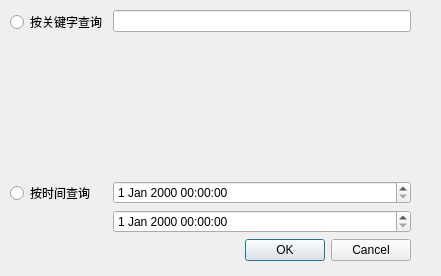
<?xml version="1.0" encoding="UTF-8"?>
<ui version="4.0">
 <class>findDialog</class>
 <widget class="QDialog" name="findDialog">
  <property name="geometry">
   <rect>
    <x>0</x>
    <y>0</y>
    <width>441</width>
    <height>276</height>
   </rect>
  </property>
  <property name="windowTitle">
   <string>Dialog</string>
  </property>
  <widget class="QWidget" name="verticalLayoutWidget_2">
   <property name="geometry">
    <rect>
     <x>10</x>
     <y>10</y>
     <width>401</width>
     <height>251</height>
    </rect>
   </property>
   <layout class="QVBoxLayout" name="verticalLayout_2">
    <item>
     <layout class="QFormLayout" name="formLayout">
      <item row="0" column="0">
       <widget class="QRadioButton" name="keyradioButton">
        <property name="text">
         <string>按关键字查询</string>
        </property>
       </widget>
      </item>
      <item row="0" column="1">
       <widget class="QLineEdit" name="lineEdit"/>
      </item>
      <item row="1" column="0">
       <spacer name="verticalSpacer">
        <property name="orientation">
         <enum>Qt::Vertical</enum>
        </property>
        <property name="sizeHint" stdset="0">
         <size>
          <width>20</width>
          <height>40</height>
         </size>
        </property>
       </spacer>
      </item>
      <item row="2" column="0">
       <widget class="QRadioButton" name="timeradioButton">
        <property name="text">
         <string>按时间查询</string>
        </property>
       </widget>
      </item>
      <item row="2" column="1">
       <layout class="QVBoxLayout" name="verticalLayout">
        <item>
         <widget class="QDateTimeEdit" name="dateTimeEdit"/>
        </item>
        <item>
         <widget class="QDateTimeEdit" name="dateTimeEdit2"/>
        </item>
       </layout>
      </item>
     </layout>
    </item>
    <item>
     <widget class="QDialogButtonBox" name="buttonBox">
      <property name="orientation">
       <enum>Qt::Horizontal</enum>
      </property>
      <property name="standardButtons">
       <set>QDialogButtonBox::Cancel|QDialogButtonBox::Ok</set>
      </property>
     </widget>
    </item>
   </layout>
  </widget>
 </widget>
 <resources/>
 <connections>
  <connection>
   <sender>buttonBox</sender>
   <signal>accepted()</signal>
   <receiver>findDialog</receiver>
   <slot>accept()</slot>
   <hints>
    <hint type="sourcelabel">
     <x>248</x>
     <y>254</y>
    </hint>
    <hint type="destinationlabel">
     <x>157</x>
     <y>274</y>
    </hint>
   </hints>
  </connection>
  <connection>
   <sender>buttonBox</sender>
   <signal>rejected()</signal>
   <receiver>findDialog</receiver>
   <slot>reject()</slot>
   <hints>
    <hint type="sourcelabel">
     <x>316</x>
     <y>260</y>
    </hint>
    <hint type="destinationlabel">
     <x>286</x>
     <y>274</y>
    </hint>
   </hints>
  </connection>
 </connections>
</ui>
